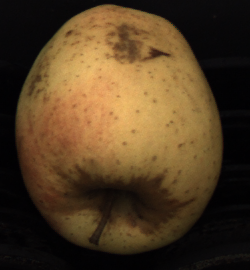
#> input picture fruit-inspection-images/second_task/C1_000004.png, 250 x 270 px
$ python second_task.py
#> lines starting #> are read from the running program, lines starting #| are printed output that depends on the picture; after the words box and inside, x2 and y2 are one past the last pixel; in counts of white or black regions, pixels touching at a corner belong together
### utils/segmentation.py
import cv2 as cv
import math
import numpy as np
import time

from utils.plotting import *

def manual_binarization(images_color, images_median, threshold):
    first_masks = []
    flood_filled_masks = []
    final_masks = []
    final_color_masks = []

    #applico il threshold alle immagini NIR pre-elaborate
    for i, img in enumerate(images_median):
        _, binary_img = cv.threshold(img, threshold, 255, cv.THRESH_BINARY)
        first_masks.append(binary_img)

    #FLOOD-FILL
    for i, img in enumerate(first_masks):
        #assicuriamoci che la maschera sia in scala di grigi
        if len(img.shape) == 3:
            img = cv.cvtColor(img, cv.COLOR_BGR2GRAY) #conversione in scala di grigi

        #ottengo altezza e larghezza
        h, w = img.shape
        mask_padding = np.zeros((h+2, w+2), dtype=np.uint8)

        #faccio una copia dell'immagine originale
        flood_filled_img = img.copy()

        #inonda lo sfondo nero di bianco partendo dall'angolo (0,0) (che è esterno)
        cv.floodFill(flood_filled_img, mask_padding, (0, 0), 255)

        #invertiamo i colori: ora i buchi interni (che erano rimasti neri) diventano bianchi
        flood_filled_masks.append(~flood_filled_img)

    #FUSIONE (Mela con i buchi + Tappi dei buchi)
    #sovrappongo le immagini di `first_masks` con quelle di `flood_filled_masks`
    for first_img, flood_img in zip(first_masks, flood_filled_masks):
        if len(first_img.shape) == 3:  # Se è a colori
            first_img = cv.cvtColor(first_img, cv.COLOR_BGR2GRAY)  # Converti in scala di grigi
        if len(flood_img.shape) == 3:  # Se è a colori
            flood_img = cv.cvtColor(flood_img, cv.COLOR_BGR2GRAY)  # Converti in scala di grigi

        final_img = np.maximum(first_img, flood_img)  # Sovrappone le immagini (riempie i buchi)
        final_masks.append(final_img)

    #sovrapponiamo la maschera finale a un'immagine a colori in 'images_COLOR'
    for final_mask, color_img in zip(final_masks, images_color):
        #converte l'immagine in formato RGB (se non lo è già)
        color_img_rgb = cv.cvtColor(color_img, cv.COLOR_BGR2RGB)

        #crea la maschera gialla con trasparenza (senza canale alfa)
        yellow_mask = np.zeros_like(color_img_rgb)  # Crea un'immagine nera con 3 canali (RGB)

        #rende gialli i pixel bianchi nella maschera finale
        yellow_mask[final_mask == 255] = [255, 255, 0]  # Giallo

        #opacità della maschera gialla (0 = completamente trasparente, 1 = completamente opaco)
        alpha = 0.25  # Impostiamo un valore di trasparenza del 25%

        #sovrappongo la maschera gialla semi-trasparente sull'immagine originale
        for c in range(3):  # Per i canali R, G, B
            # Combinazione lineare tra l'immagine originale e la maschera gialla con trasparenza
            color_img_rgb[..., c] = (1 - alpha) * color_img_rgb[..., c] + alpha * yellow_mask[..., c]

        #aggiungo l'immagine finale con la maschera gialla semi-trasparente
        final_color_masks.append(color_img_rgb)

    #restituiamo sia le maschere binarie perfette, sia le foto a colori scontornate
    return first_masks, final_color_masks, final_masks


# [214 lines left out: functions otsu_binarization, adaptive_threshold, segmentation_timing, overlap_masks, refine_masks, not called in this run]

def overlap_masks_color(masks, images):
    final_masks = []
    for mask, img in zip(masks, images):
        # Crea una copia (non serve float32 se non fai alpha blending)
        masked_img = img.copy()

        # 2TAGLIO NETTO: dove la maschera è NERA, metti a nero l'immagine
        # Se img è a colori, mask deve essere convertita o usata come mask
        res = cv.bitwise_and(img, img, mask=mask)

        final_masks.append(res)
    return final_masks

### utils/defects_identification.py
import cv2 as cv
import math
import numpy as np
import time

from utils.plotting import *
from utils.segmentation import *

# [27 lines left out: function apply_gaussian_and_canny, not called in this run]

#funzione per evidenziare i bordi (in rosso)
def highlight_edges(images, edge_masks, edge_color=(0, 0, 255), alpha=0.5):
    highlighted_edges_images = []

    for img, edge_mask in zip(images, edge_masks):
        #controllo che l'immagine sia in scala di grigi altrimenti converto
        if len(img.shape) == 2 or img.shape[2] == 1:
            color_img = cv.cvtColor(img, cv.COLOR_GRAY2BGR)
        else:
            color_img = img.copy()

        #creo un'immagine vuota del colore desiderato
        colored_edges = np.zeros_like(color_img)
        colored_edges[edge_mask == 255] = edge_color

        #applico la sovrapposizione semi-trasparente
        final_img = color_img.copy()
        mask_indices = edge_mask == 255  #trovo i pixel dove applicare l'overlay
        for c in range(3):  #applico per ciascun canale (R, G, B)
            final_img[..., c][mask_indices] = (
                (1 - alpha) * color_img[..., c][mask_indices] + alpha * colored_edges[..., c][mask_indices]
            ).astype(np.uint8)

        highlighted_edges_images.append(final_img)

    return highlighted_edges_images

# [41 lines left out: functions apply_mask_to_image, apply_bilateral_and_canny, not called in this run]

### utils/plotting.py
import cv2 as cv
import matplotlib.pyplot as plt

###TASK 1###
#funzione per il plotting delle immagini iniziali
# [91 lines left out: functions plot_images, plot_NIR_hist, plot_hist_filters, not called in this run]

#funzione per il plotting delle immagini
def plot_image_grid(images, images_names, title):
    assert images_names is None or len(images_names) == len(images), \
        '`images_names` must not be provided or it must have the same size as `images`.'

    fig = plt.figure(figsize=(15, 5), constrained_layout=True)
    if title is not None:
        fig.suptitle(title, fontsize=16)
    else:
        fig.suptitle('', fontsize=16)
    for idx, img in enumerate(images):
        #aggiungo un asse al plot
        plt.subplot(1, len(images), idx + 1)
        #rimuovo gli assi numerici
        plt.axis('off')
        #se l'immagine ha 3 dimensioni per il plot allora è rgb, altrimenti è in scala di grigi
        if len(img.shape) == 3:
            plt.imshow(cv.cvtColor(img, cv.COLOR_BGR2RGB))
        else:
            plt.imshow(img, cmap='gray', vmin=0, vmax=255)
        if images_names is not None:
            plt.title(images_names[idx])
    plt.show()

# [92 lines left out: functions plot_segmentation, plot_images_2, plot_images_3, not called in this run]

### second_task.py
import matplotlib.pyplot as plt
import numpy as np

from utils.defects_identification import *
from utils.plotting import *
from utils.segmentation import *

SEED = 14

cv.setRNGSeed(SEED)
np.random.seed(SEED)

def detect_russets_on_fruits(images_gray, images_clr, THRESHOLD, images_names):
    circled_images = []

    # FILTRO MEDIANO PER LE FOTO IN BIANCO E NERO
    images_gray_filtered = [cv.medianBlur(img, 5) for img in images_gray]

    # FILTRO BILATERALE PER LE FOTO A COLORI
    images_color_filtered = [cv.bilateralFilter(img, d=5, sigmaColor=75, sigmaSpace=75) for img in images_clr]

    # SEGMENTAZIONE TRAMITE BINARIZZAZIONE A SOGLIA GLOBALE
    first_masks, final_color_masks, final_masks = manual_binarization(images_clr, images_gray_filtered, THRESHOLD)
    masked_images = overlap_masks_color(final_masks, images_color_filtered)


    # CONVERSIONE IN LUV DEI SAMPLES
    samples_names = []

    for x in range(1, 30):
        samples_names.append(f"sample_{x:02d}.png")

    samples = []
    for x in range(1, 30):
        filename = f"fruit-inspection-images/second_task/samples/sample_{x:02d}.png"
        img = cv.imread(filename)
        if img is not None:
            samples.append(img)
        else:
            print(f"Immagine {filename} non trovata!")

    luv_samples = []
    for i in range(len(samples)):
        luv_samples.append(cv.cvtColor(samples[i],cv.COLOR_RGB2Luv))
    luv_img = []
    for i in range(len(images_clr)):
        luv_img.append(cv.cvtColor(images_clr[i],cv.COLOR_RGB2Luv))

    # STIMA DEL VALORE ATTESO E DELLA MATRICE DI COVARIANZA
    w_min = min(img.shape[1] for img in luv_samples)

    sample_matrix = np.zeros((1, w_min, 3), dtype=np.uint8)

    for img in luv_samples:
        width = img.shape[1]
        n_subsamples = width // w_min

        for j in range(0, n_subsamples * w_min, w_min):
            sub_sample = img[:, j:j+w_min, :]
            sample_matrix = np.concatenate((sample_matrix, sub_sample), axis=0)

    sample_matrix = sample_matrix[1:, :, :]

    uv_data = sample_matrix[:, :, 1:3].reshape(-1, 2)

    covar_matrix, mean_color = cv.calcCovarMatrix(
        uv_data,
        None,
        flags=cv.COVAR_ROWS | cv.COVAR_NORMAL | cv.COVAR_SCALE
    )

    # DISTANZA DI MALAHANOBIS
    inv_cov = cv.invert(covar_matrix)[1]

    russets = []

    for img_idx, luv_image in enumerate(luv_img):
        russet_mask = np.zeros((luv_image.shape[0], luv_image.shape[1]), dtype=np.uint8)

        for i in range(luv_image.shape[0]):
            for j in range(luv_image.shape[1]):
                if final_masks[img_idx][i, j] == 255:
                    #distanza di Mahalanobis
                    pixel_uv = np.float64(luv_image[i, j, 1:3])  # Canali U e V del pixel
                    mahal_dist = cv.Mahalanobis(mean_color.flatten(), pixel_uv, inv_cov)

                    #se la distanza è inferiore alla soglia, segna il pixel come marrone
                    if mahal_dist < 1.25:
                        russet_mask[i, j] = 255

        russets.append(russet_mask)

    # DILATAZIONE
    russets_cleaned = []

    for i, luv in enumerate(luv_img):
        background = 255 - final_masks[i]

        kernel = cv.getStructuringElement(cv.MORPH_ELLIPSE, (11, 11))
        dilated_bg = cv.dilate(background, kernel, iterations=3)

        russet_cleaned = cv.subtract(russets[i], dilated_bg)
        russets_cleaned.append(russet_cleaned)

    # CHIUSURA MORFOLOGICA
    final_russets = []
    russets_rgb = []

    structuring_element = cv.getStructuringElement(cv.MORPH_ELLIPSE, (30, 30))

    for russet_mask, color_image in zip(russets_cleaned, images_clr):
        closed_russet = cv.morphologyEx(russet_mask, cv.MORPH_CLOSE, structuring_element)
        final_russets.append(closed_russet)

    russets_rgb = highlight_edges(images_clr, final_russets)

    # DISEGNO I CERCHI INTORNO AI DIFETTI
    for img_color, russet_mask in zip(images_clr, final_russets):
        # Trova i contorni del difetto
        contours, _ = cv.findContours(russet_mask, cv.RETR_EXTERNAL, cv.CHAIN_APPROX_SIMPLE)

        # Crea una copia dell'immagine originale
        circled_img = img_color.copy()

        # Disegna i cerchi attorno ai difetti
        for contour in contours:
            # Ottieni il rettangolo circoscritto minimo (per calcolare il centro e il raggio)
            (x, y), radius = cv.minEnclosingCircle(contour)
            center = (int(x), int(y))
            radius = int(radius)

            # Disegna il cerchio (verde per evidenziare il difetto)
            cv.circle(circled_img, center, radius, (0, 0, 255), 2)

        circled_images.append(circled_img)

    # MOSTRA LE IMMAGINI
    plot_image_grid(circled_images, images_names, 'Circled Defects')

def main():
    THRESHOLD_SEGMENTATION = 25

    # Salvo una versione grayscale delle immagini a colori
    images_gray = []
    for i in range(1, 3):
        filename = f"fruit-inspection-images/second_task/C1_00000{i+3}.png"
        img = cv.imread(filename)
#> img is the input picture: shape (270, 250, 3); mean B, G, R 34.7, 60.6, 81.8
        if img is not None:
            images_gray.append(cv.cvtColor(img, cv.COLOR_BGR2GRAY))
        else:
            print(f"Immagine {filename} non trovata!")

    # Salvo le foto a colori in un array
    images_clr = []
    for i in range(1, 3):
        filename = f"fruit-inspection-images/second_task/C1_00000{i+3}.png"
        img = cv.imread(filename)
        if img is not None:
            images_clr.append(img)
        else:
            print(f"Immagine {filename} non trovata!")

    # Salvo array contenenti i nomi delle foto a colori
    color_names = ['C1_000004.png', 'C1_000005.png']

    # Verifica che le immagini siano state caricate correttamente
    if any(img is None for img in images_clr + images_gray):
        print("Errore: alcune immagini non sono state caricate correttamente.")
        return

    # Esegui la funzione per rilevare ed evidenziare i difetti
    highlighted_images, circled_images = detect_russets_on_fruits(
        images_gray,
        images_clr,
        THRESHOLD_SEGMENTATION,
        color_names
    )
#> in detect_russets_on_fruits, `images_gray_filtered = [cv.medianBlur(img, 5) for img in images_gray]`: images_gray_filtered = 2 items
#> the loop in manual_binarization, `for i, img in enumerate(images_median):` made 2 passes
#> pass 1, in manual_binarization, `_, binary_img = cv.threshold(img, threshold, 255, cv.THRESH_BINARY)`:
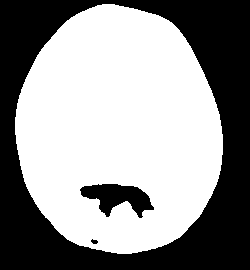
#> binary_img: shape (270, 250); 57.9% white; 3 black regions, box (x1, y1, x2, y2) and area: (0, 0, 250, 270) 27037, (80, 184, 154, 218) 1389, (91, 239, 98, 244) 24
#> the loop in manual_binarization, `for i, img in enumerate(first_masks):` made 2 passes
#> (h, w) on passes 1 to 2: (270, 250), (240, 220)
#> after the loop in manual_binarization, `for i, img in enumerate(first_masks):`:
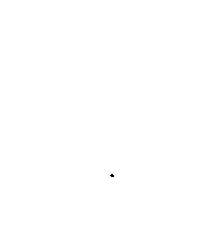
#> flood_filled_img: shape (240, 220); 100% white; black in thin lines or dots, all inside (x1, y1, x2, y2) = (110, 174, 114, 177)
#> the loop in manual_binarization, `for first_img, flood_img in zip(first_masks, flood_filled_masks):` made 2 passes
#> the loop in manual_binarization, `for final_mask, color_img in zip(final_masks, images_color): #converte..` made 2 passes
#> alpha on passes 1 to 2: 0.25, 0.25
#> after the loop in manual_binarization, `for final_mask, color_img in zip(final_masks, images_color):`:
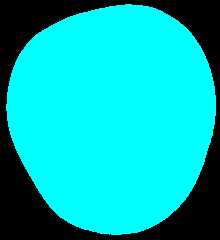
#> yellow_mask: shape (240, 220, 3); mean B, G, R 182.9, 182.9, 0
#> the loop in overlap_masks_color, `for mask, img in zip(masks, images):` made 2 passes
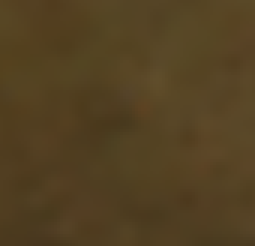
#> input picture fruit-inspection-images/second_task/samples/sample_01.png, 85 x 82 px (shown 3 times larger)
#> in detect_russets_on_fruits, img is the input picture: shape (82, 85, 3); mean B, G, R 34.1, 64.8, 82.9
#> in detect_russets_on_fruits, `luv_samples = []`: luv_samples = []
#> the loop in detect_russets_on_fruits, `for i in range(len(images_clr)):` made 2 passes
#> after the loop in detect_russets_on_fruits, `for img in luv_samples:`: sample_matrix: shape (83, 85, 3); mean of channels 0, 1, 2 64.9, 86.5, 118.6
#> in detect_russets_on_fruits, `sample_matrix = sample_matrix[1:, :, :]`: sample_matrix: shape (82, 85, 3); mean of channels 0, 1, 2 65.6, 87.6, 120.1
#> after the loop in detect_russets_on_fruits, `for img_idx, luv_image in enumerate(luv_img):`: russet_mask: shape (240, 220); 1.2% white in thin lines or dots, all inside (x1, y1, x2, y2) = (29, 8, 165, 162)
#> in detect_russets_on_fruits, `structuring_element = cv.getStructuringElement(cv.MORPH_ELLIPSE, (30, ..`: structuring_element: shape (30, 30); values 0 (black) and 1 (white), 80.1% white; 4 black regions, box (x1, y1, x2, y2) and area: (0, 0, 15, 12) 58, (16, 0, 30, 9) 46, (0, 19, 10, 30) 43, (21, 22, 30, 30) 32
#> after the loop in highlight_edges, `for img, edge_mask in zip(images, edge_masks):`:
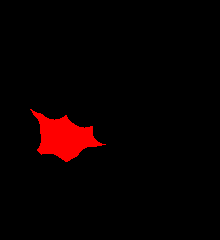
#> colored_edges: shape (240, 220, 3); mean B, G, R 0, 0, 9.2
#> after the loop in highlight_edges, `for img, edge_mask in zip(images, edge_masks):`:
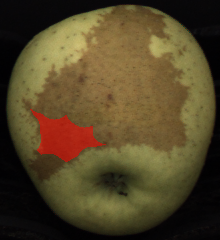
#> final_img: shape (240, 220, 3); mean B, G, R 39.6, 69.4, 83.5
#> in plot_image_grid, `plt.show()`:
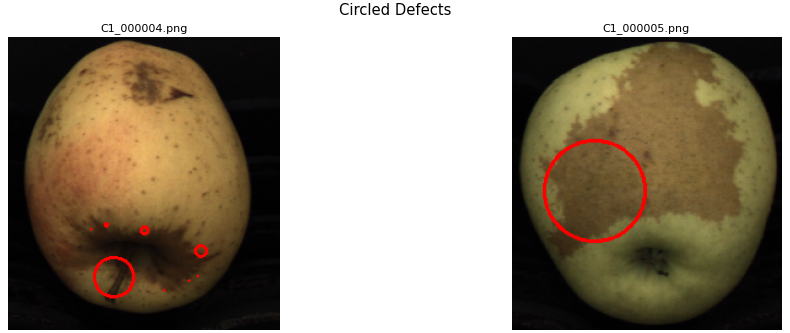
#> figure drawn by matplotlib, 2 panels

if __name__ == "__main__":
#> (the run stopped early here; a loop or call above may not have finished)
